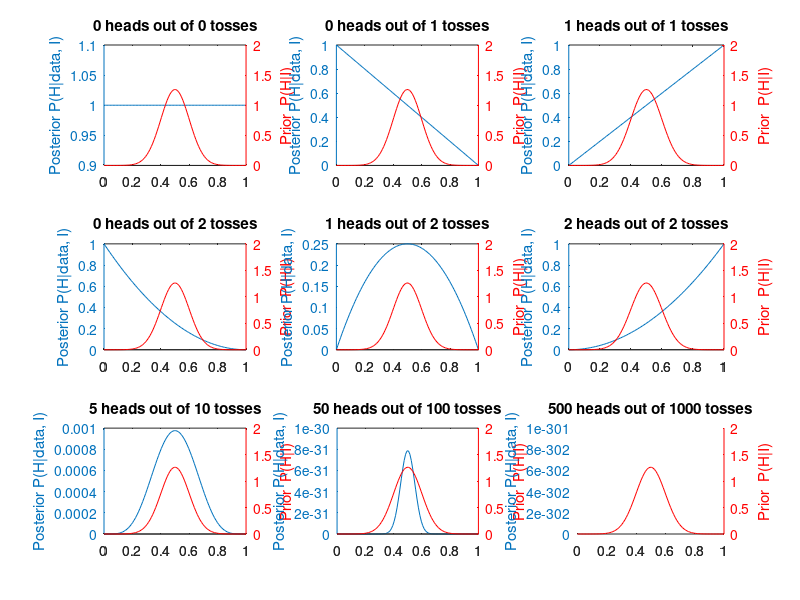

The MATLAB source for this figure:
% script:  box_and_ema_compare.m
% descrip: hw3 solutions that study Box and Ema Comparison
% author:  Ray He

% Critical three lines
% ----------------------------------------------------------------------- %
close all           % close all open figure
clear variables
clc
% ----------------------------------------------------------------------- %

upbound = 1;

plotPerRow = 3;

data = [[0, 0]; [0, 1]; [1, 1]; [0, 2]; [1, 2]; [2, 2]; [5, 10]; ...
    [50, 100]; [500, 1000]];

rows = 3;

x2 = linspace(0,upbound);
y2 = 1 + x2 - x2;

std = 0.1;
mean = 0.5;

y2 = 1 / sqrt(2 * pi * std) * exp(-1 * (x2 - mean).^2 / (2 * std^2));

for i = 1 : length(data)
    N = data(i, 2);
    R = data(i, 1);

    y1 = x2.^R .* (1 - x2).^(N - R); 

    subplot(rows,plotPerRow,i);
 
    str = sprintf('%d heads out of %d tosses', R, N);
    
    [AX,H1,H2] = plotyy(x2,y1,x2,y2);

    title(str);    
    
    set(H2,'color','red')

    set(AX(2), 'ycolor', 'r');
    set(AX(2),'YLim',[0 2]);
    set(AX(2),'YTick',0:.5:2);
    
    ylabel(AX(2),'Prior  P(H|I)') % right y-axis
    ylabel(AX(1),'Posterior P(H|data, I)') % left y-axis

end